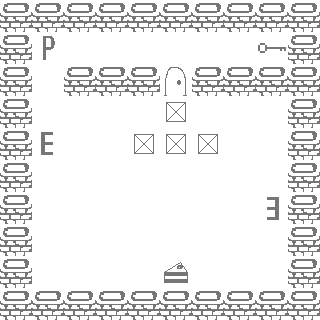

Tiled map render using the project's own tile images. Description and the whole map definition, tile-layer contents included, below:
An orthogonal 10x10 tile map with 32x32 px tiles, 1 tile layer (Walls).

<map version="1.2" tiledversion="2020.04.10" orientation="orthogonal" renderorder="right-down" width="10" height="10" tilewidth="32" tileheight="32" infinite="0" nextlayerid="2" nextobjectid="1">
 <editorsettings>
  <export target="tutorial.lua" format="lua" />
 </editorsettings>
 <tileset firstgid="1" source="Walls baba is you.tsx" />
 <layer id="1" name="Walls" width="10" height="10">
  <data encoding="csv">
2,2,2,2,2,2,2,2,2,2,
2,3,1,1,1,1,1,1,10,2,
2,1,2,2,2,11,2,2,2,2,
2,1,1,1,1,12,1,1,1,2,
2,4,1,1,12,12,12,1,1,2,
2,1,1,1,1,1,1,1,1,2,
2,1,1,1,1,1,1,1,6,2,
2,1,1,1,1,1,1,1,1,2,
2,1,1,1,1,9,1,1,1,2,
2,2,2,2,2,2,2,2,2,2
</data>
 </layer>
</map>
